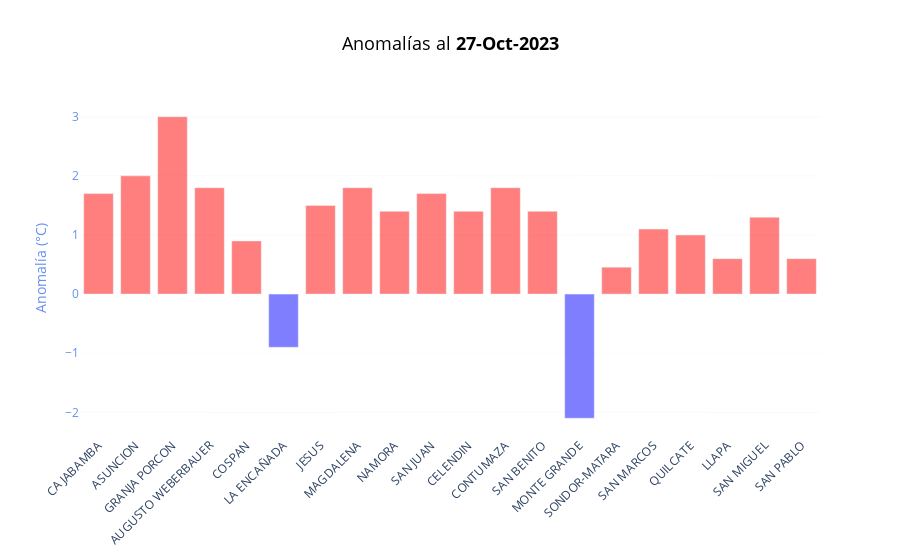

Notebook code cell kept with this figure:
### Code cell
dash.amn

### Figure 1 — Plotly figure (JSON) as saved in the notebook; plotly's stock layout.template omitted (floating-point values rounded to 4 significant figures)
{"data": [{"marker": {"color": ["red", "red", "red", "red", "red", "blue", "red", "red", "red", "red", "red", "red", "red", "blue", "red", "red", "red", "red", "red", "red"]}, "opacity": 0.5, "type": "bar", "x": ["CAJABAMBA", "ASUNCION", "GRANJA PORCON", "AUGUSTO WEBERBAUER", "COSPAN", "LA ENCAÑADA", "JESUS", "MAGDALENA", "NAMORA", "SAN JUAN", "CELENDIN", "CONTUMAZA", "SAN BENITO", "MONTE GRANDE", "SONDOR-MATARA", "SAN MARCOS", "QUILCATE", "LLAPA", "SAN MIGUEL", "SAN PABLO"], "y": [1.7, 2, 3, 1.8, 0.9, -0.9, 1.5, 1.8, 1.4, 1.7, 1.4, 1.8, 1.4, -2.1, 0.455, 1.1, 1, 0.6, 1.3, 0.6]}], "layout": {"colorway": ["#636EFA", "#EF553B", "#00CC96", "#AB63FA", "#FFA15A", "#19D3F3", "#FF6692", "#B6E880", "#FF97FF", "#FECB52"], "plot_bgcolor": "rgba(0, 0, 0, 0)", "title": {"font": {"color": "black", "size": 18}, "text": "Anomalías al <b>27-Oct-2023<b>", "x": 0.5}, "xaxis": {"tickangle": -45}, "yaxis": {"gridcolor": "rgba(244,244,244,255)", "gridwidth": 0.5, "showgrid": true, "tickfont": {"color": "rgba(100,143,240,255)"}, "title": {"font": {"color": "rgba(100,143,240,255)"}, "text": "Anomalía (°C)"}}}}
